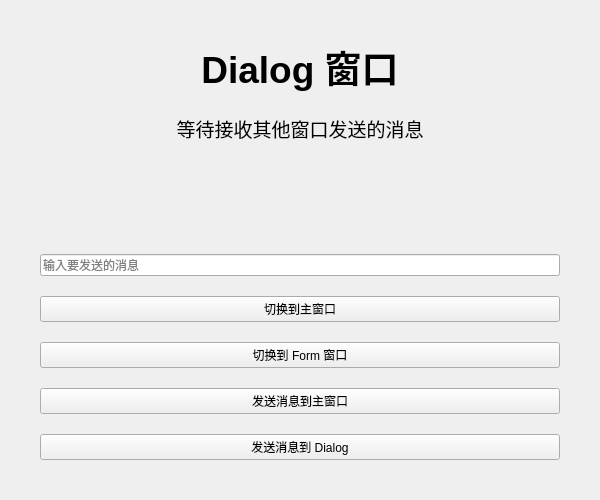
<?xml version="1.0" encoding="UTF-8"?>
<ui version="4.0">
 <class>DialogWindow</class>
 <widget class="QWidget" name="DialogWindow">
  <property name="geometry">
   <rect>
    <x>0</x>
    <y>0</y>
    <width>600</width>
    <height>500</height>
   </rect>
  </property>
  <property name="windowTitle">
   <string>Dialog 窗口</string>
  </property>
  <layout class="QVBoxLayout" name="verticalLayout">
   <property name="spacing">
    <number>20</number>
   </property>
   <property name="leftMargin">
    <number>40</number>
   </property>
   <property name="topMargin">
    <number>40</number>
   </property>
   <property name="rightMargin">
    <number>40</number>
   </property>
   <property name="bottomMargin">
    <number>40</number>
   </property>
   <item>
    <widget class="QLabel" name="titleLabel">
     <property name="font">
      <font>
       <pointsize>28</pointsize>
       <bold>true</bold>
      </font>
     </property>
     <property name="text">
      <string>Dialog 窗口</string>
     </property>
     <property name="alignment">
      <set>Qt::AlignCenter</set>
     </property>
    </widget>
   </item>
   <item>
    <widget class="QLabel" name="messageLabel">
     <property name="font">
      <font>
       <pointsize>14</pointsize>
      </font>
     </property>
     <property name="text">
      <string>等待接收其他窗口发送的消息</string>
     </property>
     <property name="alignment">
      <set>Qt::AlignCenter</set>
     </property>
    </widget>
   </item>
   <item>
    <spacer name="verticalSpacer">
     <property name="orientation">
      <enum>Qt::Vertical</enum>
     </property>
     <property name="sizeHint" stdset="0">
      <size>
       <width>20</width>
       <height>40</height>
      </size>
     </property>
    </spacer>
   </item>
   <item>
    <widget class="QLineEdit" name="messageInput">
     <property name="placeholderText">
      <string>输入要发送的消息</string>
     </property>
    </widget>
   </item>
   <item>
    <widget class="QPushButton" name="btnSwitchToMain">
     <property name="text">
      <string>切换到主窗口</string>
     </property>
    </widget>
   </item>
   <item>
    <widget class="QPushButton" name="btnSwitchToForm">
     <property name="text">
      <string>切换到 Form 窗口</string>
     </property>
    </widget>
   </item>
   <item>
    <widget class="QPushButton" name="btnSendToMain">
     <property name="text">
      <string>发送消息到主窗口</string>
     </property>
    </widget>
   </item>
   <item>
    <widget class="QPushButton" name="btnSendToForm">
     <property name="text">
      <string>发送消息到 Dialog</string>
     </property>
    </widget>
   </item>
  </layout>
 </widget>
 <resources/>
 <connections/>
</ui>
